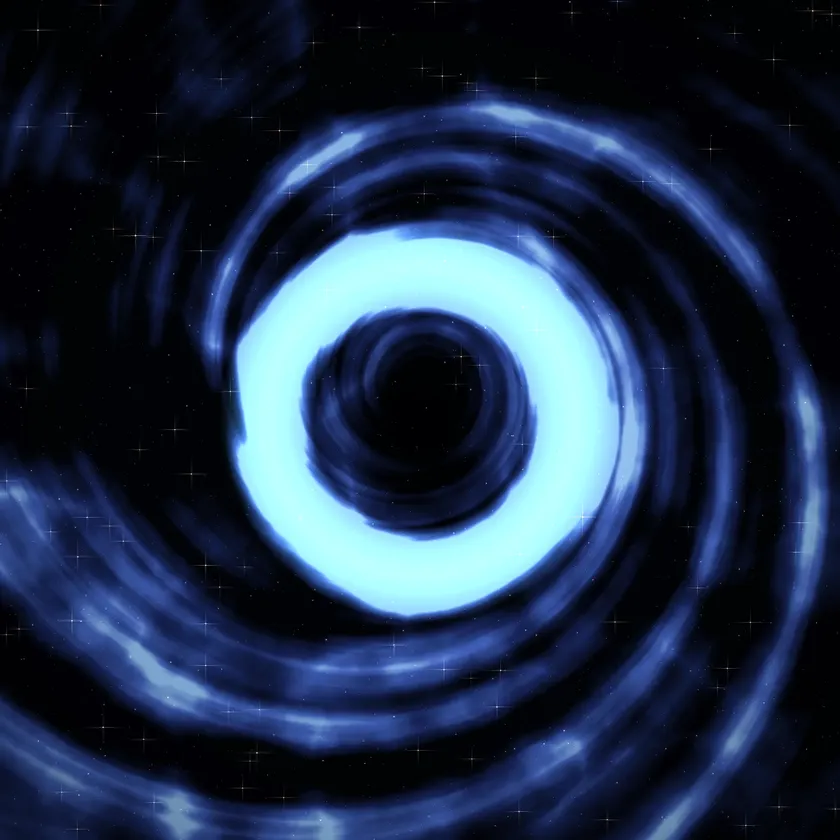
#> input picture assets/bg/abyssal_gate.webp, 840 x 840 px, shrunk from 2048 x 2048 before the run
$ python -i processSprites.py   (imports and definitions only)
#> lines starting #> are read from the running program, lines starting #| are printed output that depends on the picture
#!/usr/bin/env python3
"""Batch-process STARFALL v2 sprites: for every raw/media-generation-<name>-*.png
under <root>/<cat>/raw/, produce <root>/<cat>/<name>.png (full size, transparent,
centered) and <name>-512.png.

Modes:
  key   (default) flood-fill keying of the pure-black background, for sprites
        drawn as a subject on black.
  copy  no keying; just trim nothing, resize to -512 alongside the original
        (for full-bleed tiles like biomes).

Usage: processSprites.py <root> <cat> [cat...] [--mode key|copy]
"""
import sys
from collections import deque
from pathlib import Path

from PIL import Image

THRESH = 26
SOFT = 40
PAD = 24


def flood_mask(gray):
    w, h = gray.size
    px = gray.load()
    seen = bytearray(w * h)
    q = deque()

    def try_push(x, y):
        i = y * w + x
        if not seen[i] and px[x, y] <= THRESH:
            seen[i] = 1
            q.append((x, y))

    for x in range(w):
        try_push(x, 0)
        try_push(x, h - 1)
    for y in range(h):
        try_push(0, y)
        try_push(w - 1, y)
    while q:
        x, y = q.popleft()
        if x > 0:
            try_push(x - 1, y)
        if x < w - 1:
            try_push(x + 1, y)
        if y > 0:
            try_push(x, y - 1)
        if y < h - 1:
            try_push(x, y + 1)
    return seen


def key_image(img):
    gray = img.convert("L")
    w, h = gray.size
    mask = flood_mask(gray)
    gp = gray.load()
    out = img.convert("RGBA")
    op = out.load()
    for y in range(h):
        base = y * w
        for x in range(w):
            if mask[base + x]:
                lum = gp[x, y]
                if lum <= THRESH:
                    op[x, y] = (0, 0, 0, 0)
                else:
                    a = int(255 * (lum - THRESH) / SOFT)
                    r, g, b, _ = op[x, y]
                    op[x, y] = (r, g, b, min(255, a))
    bbox = out.getbbox()
    if bbox:
        out = out.crop(bbox)
    side = max(out.size) + PAD * 2
    canvas = Image.new("RGBA", (side, side), (0, 0, 0, 0))
    canvas.paste(out, ((side - out.width) // 2, (side - out.height) // 2), out)
    return canvas


# [48 lines left out: functions name_of, extract_name, main, not called in this run]


# [2 lines not run here, left out]

>>> from PIL import Image
>>> picture = Image.open('../bg/abyssal_gate.webp')
#> picture is the input picture: PIL image 840x840 RGB; mean R, G, B 32.3, 47.7, 71.8
>>> result = key_image(picture)
#> in key_image, `gray = img.convert("L")`:
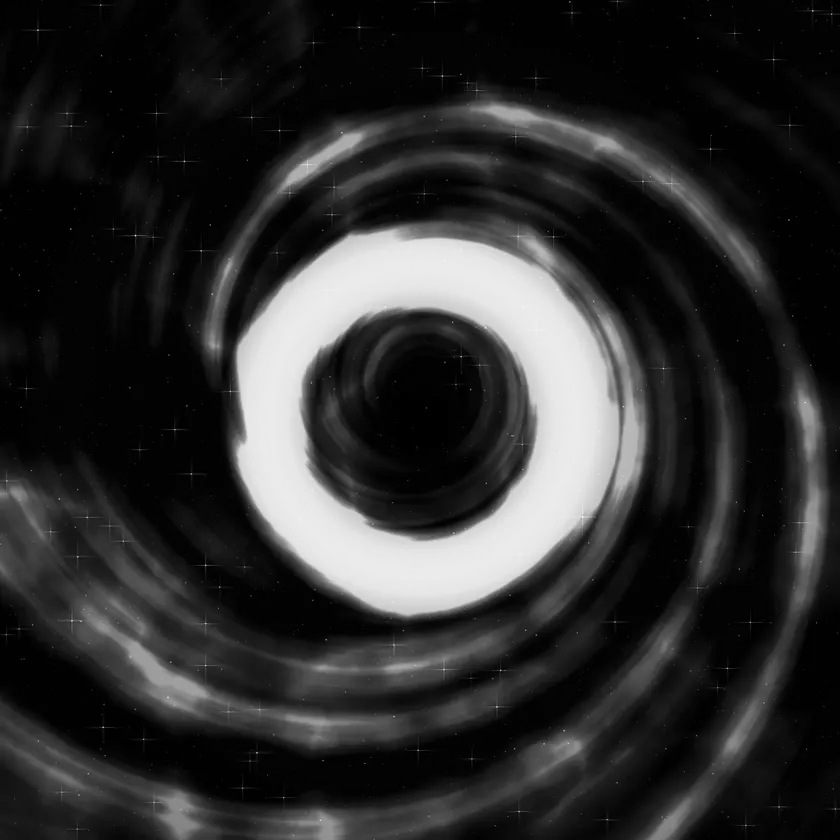
#> gray: PIL image 840x840 L; min 0, max 241, mean 45.9
#> in key_image, `bbox = out.getbbox()`: bbox = (0, 0, 840, 840)
#> in key_image, `out = out.crop(bbox)`:
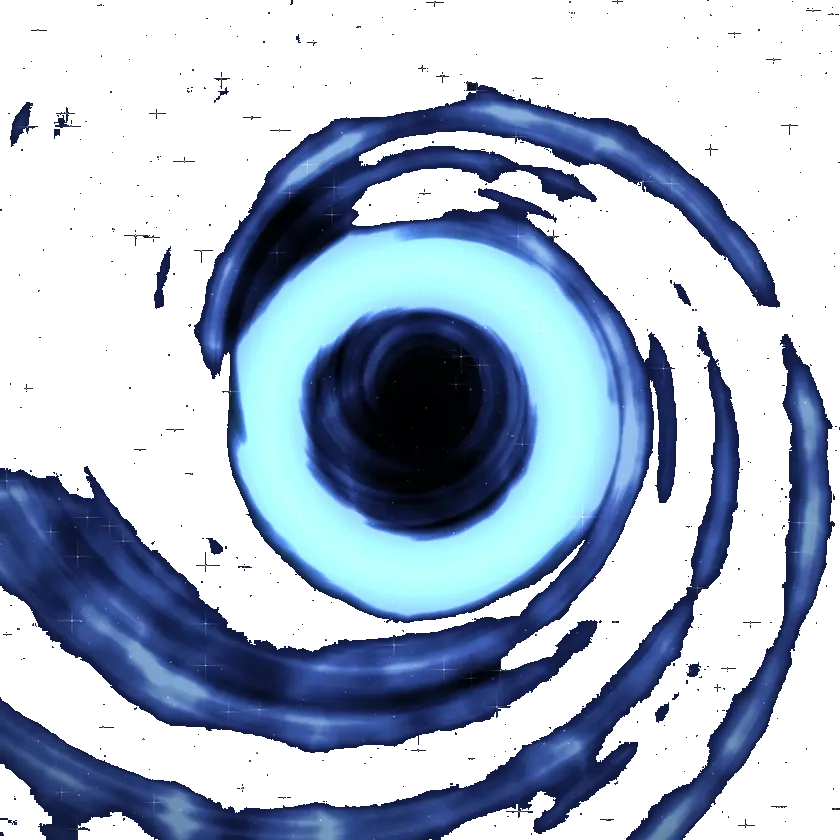
#> out: PIL image 840x840 RGBA; mean R, G, B, A 30.2, 43.9, 62.7, 114.7; transparent parts drawn white
#> in key_image, `canvas = Image.new("RGBA", (side, side), (0, 0, 0, 0))`: canvas: PIL image 888x888 RGBA; every value is 0
#> in key_image, `canvas.paste(out, ((side - out.width) // 2, (side - out.height) // 2),..`:
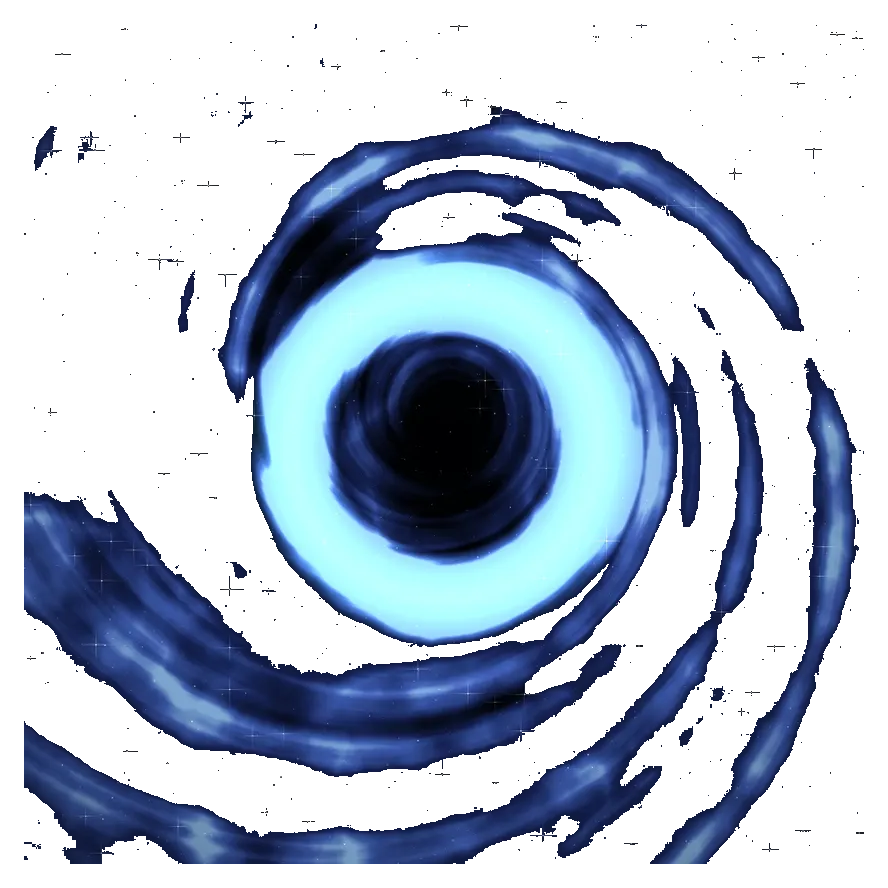
#> canvas: PIL image 888x888 RGBA; mean R, G, B, A 27, 39.3, 56.1, 102.6; transparent parts drawn white

$ run again, on assets/bg/arena_drift_vista.webp
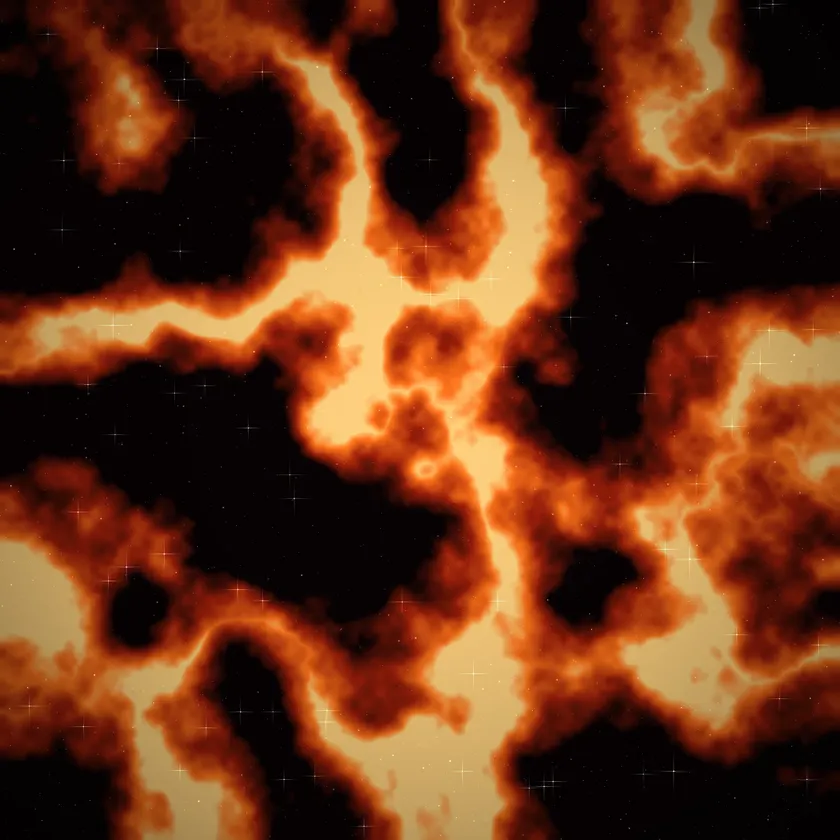
#> input picture assets/bg/arena_drift_vista.webp, 840 x 840 px, shrunk from 2048 x 2048 before the run
#> picture is the input picture: PIL image 840x840 RGB; mean R, G, B 103.8, 50.3, 23
#> in key_image, `gray = img.convert("L")`:
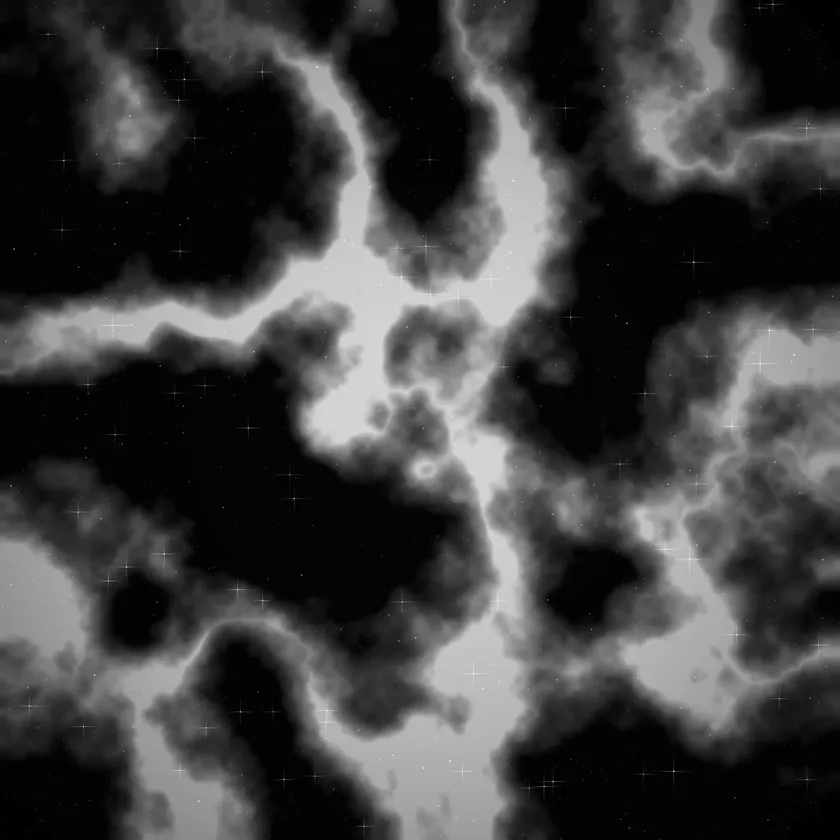
#> gray: PIL image 840x840 L; min 0, max 241, mean 63.3
#> bbox = (0, 0, 840, 840)
#> in key_image, `canvas.paste(out, ((side - out.width) // 2, (side - out.height) // 2),..`:
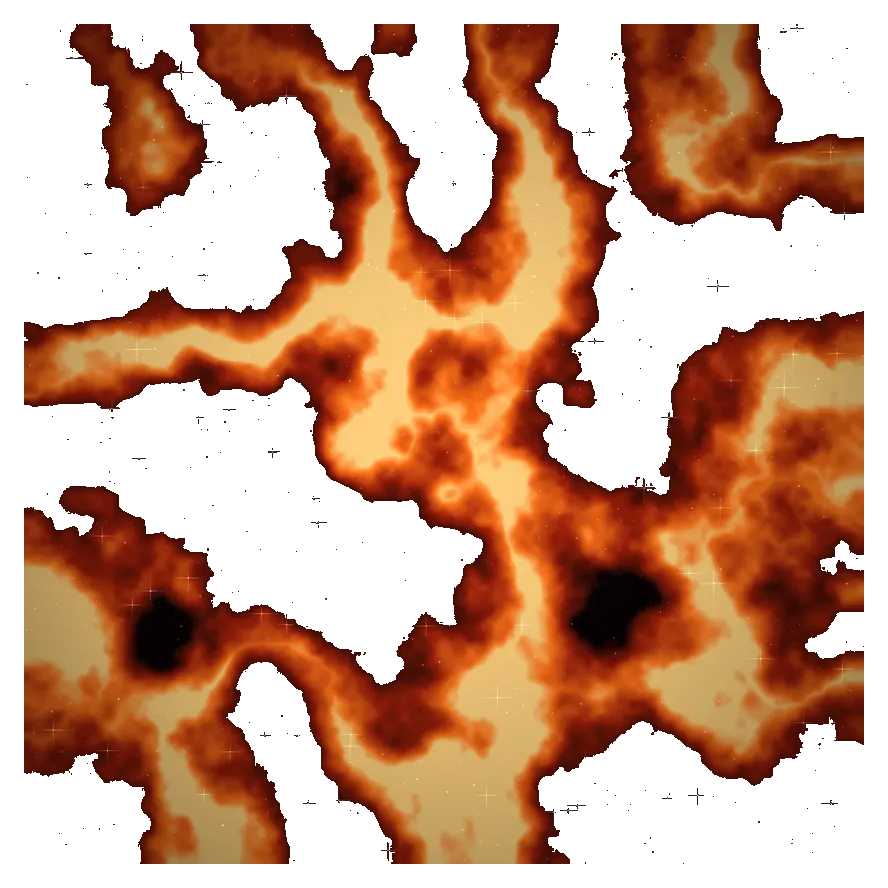
#> canvas: PIL image 888x888 RGBA; mean R, G, B, A 88.1, 44, 19.6, 138.3; transparent parts drawn white

$ run again, on assets/bg/ashfall_verge.webp
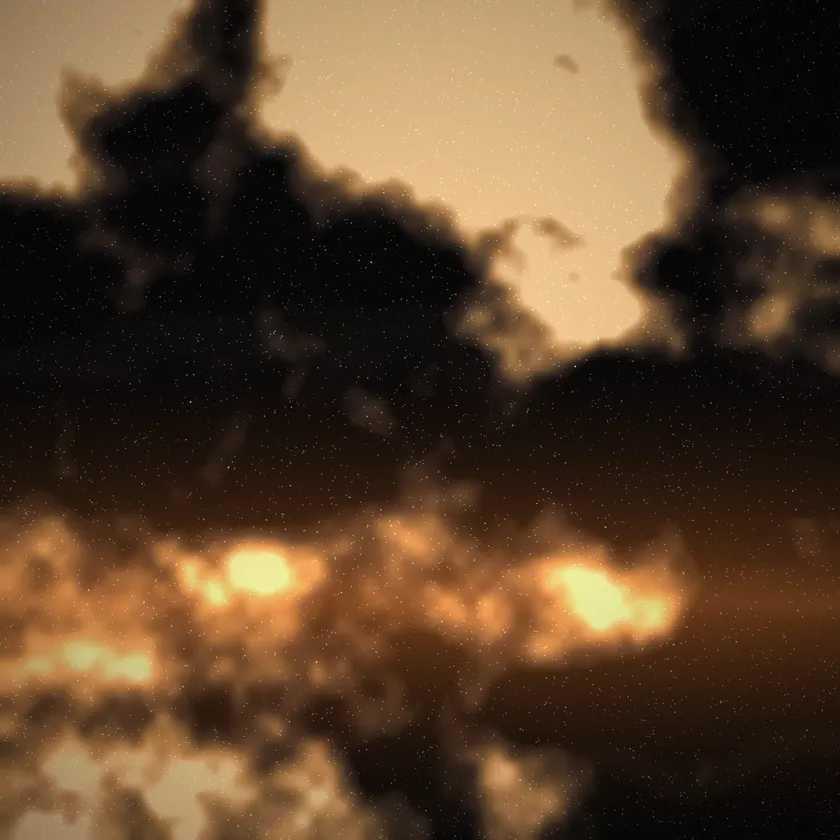
#> input picture assets/bg/ashfall_verge.webp, 840 x 840 px, shrunk from 2048 x 2048 before the run
#> picture is the input picture: PIL image 840x840 RGB; mean R, G, B 90.1, 66.4, 43.7
#> in key_image, `gray = img.convert("L")`:
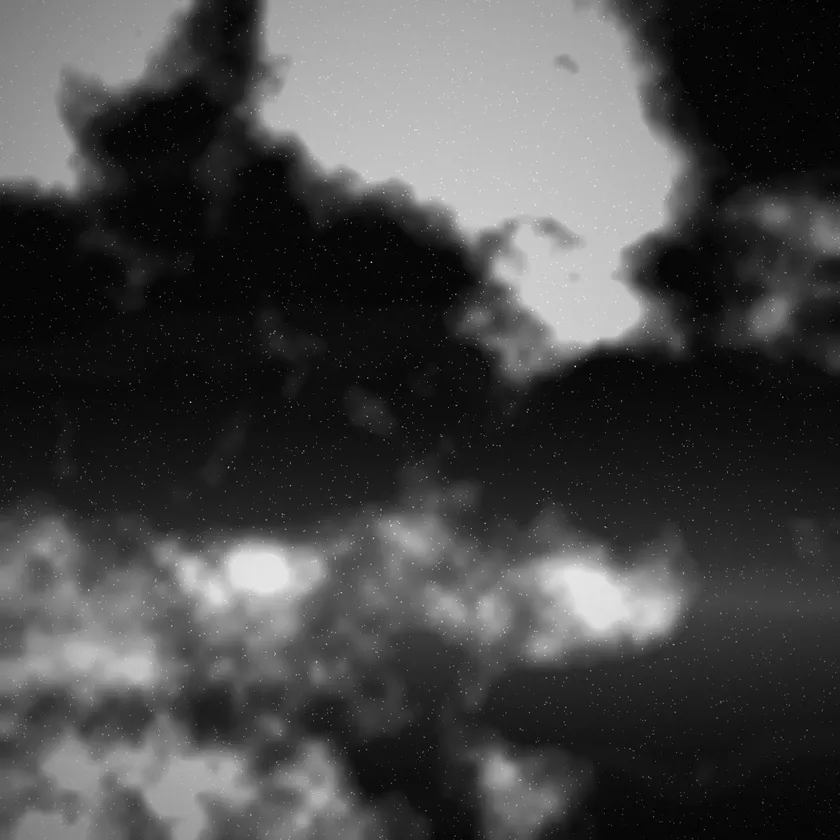
#> gray: PIL image 840x840 L; min 0, max 233, mean 70.8
#> bbox = (0, 0, 840, 840)
#> in key_image, `canvas.paste(out, ((side - out.width) // 2, (side - out.height) // 2),..`:
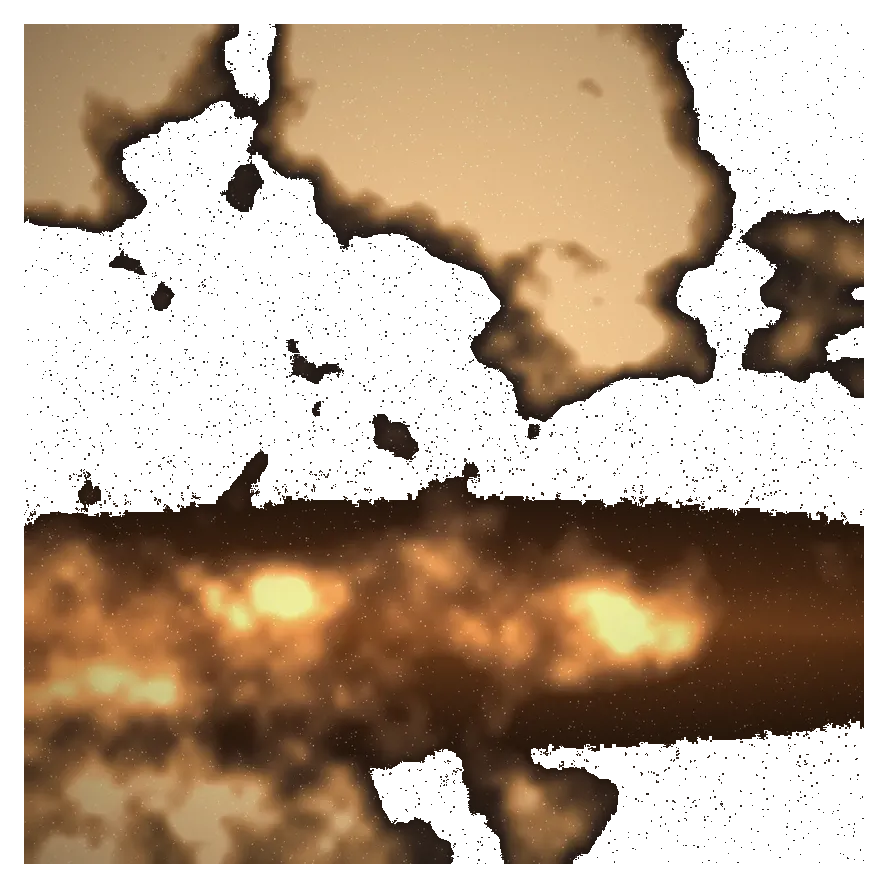
#> canvas: PIL image 888x888 RGBA; mean R, G, B, A 75, 55.4, 36, 144.3; transparent parts drawn white
